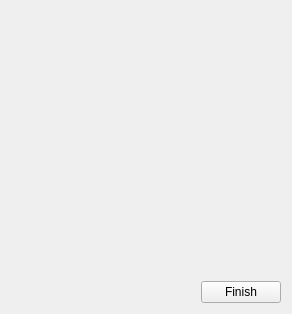
<?xml version="1.0" encoding="UTF-8"?>
<ui version="4.0">
 <class>FaceLocateWidget</class>
 <widget class="QWidget" name="FaceLocateWidget">
  <property name="geometry">
   <rect>
    <x>0</x>
    <y>0</y>
    <width>292</width>
    <height>314</height>
   </rect>
  </property>
  <property name="windowTitle">
   <string>Form</string>
  </property>
  <layout class="QHBoxLayout" name="horizontalLayout">
   <item>
    <layout class="QVBoxLayout" name="verticalLayout_2">
     <item>
      <widget class="ClickableLabel" name="label_image">
       <property name="text">
        <string/>
       </property>
      </widget>
     </item>
     <item>
      <spacer name="verticalSpacer_2">
       <property name="orientation">
        <enum>Qt::Vertical</enum>
       </property>
       <property name="sizeHint" stdset="0">
        <size>
         <width>20</width>
         <height>40</height>
        </size>
       </property>
      </spacer>
     </item>
    </layout>
   </item>
   <item>
    <spacer name="horizontalSpacer">
     <property name="orientation">
      <enum>Qt::Horizontal</enum>
     </property>
     <property name="sizeHint" stdset="0">
      <size>
       <width>40</width>
       <height>20</height>
      </size>
     </property>
    </spacer>
   </item>
   <item>
    <layout class="QVBoxLayout" name="verticalLayout">
     <item>
      <widget class="QLabel" name="label">
       <property name="maximumSize">
        <size>
         <width>300</width>
         <height>350</height>
        </size>
       </property>
       <property name="text">
        <string/>
       </property>
       <property name="scaledContents">
        <bool>true</bool>
       </property>
      </widget>
     </item>
     <item>
      <spacer name="verticalSpacer">
       <property name="orientation">
        <enum>Qt::Vertical</enum>
       </property>
       <property name="sizeHint" stdset="0">
        <size>
         <width>20</width>
         <height>40</height>
        </size>
       </property>
      </spacer>
     </item>
     <item>
      <widget class="QPushButton" name="pushButton_finish">
       <property name="text">
        <string>Finish</string>
       </property>
      </widget>
     </item>
    </layout>
   </item>
  </layout>
 </widget>
 <customwidgets>
  <customwidget>
   <class>ClickableLabel</class>
   <extends>QLabel</extends>
   <header location="global">ui/clickablelabel.h</header>
  </customwidget>
 </customwidgets>
 <resources/>
 <connections/>
</ui>
